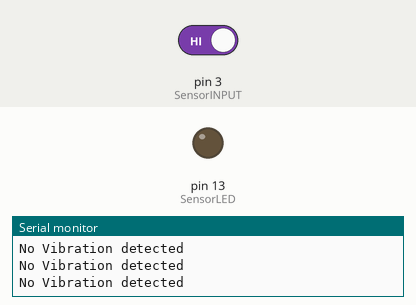
This sketch was run on a simulated Arduino Uno, built with avr-gcc and run on an emulated ATmega328P. On the bench: output pins drawn as LEDs (lit = HIGH), the last lines printed to the serial monitor. The test bench sets the inputs (shaded band); at power-on: pin 3 (SensorINPUT) HIGH.

Above: at 1.2 s.
1.3 s: pin 3 (SensorINPUT) driven LOW
At 2.3 s:
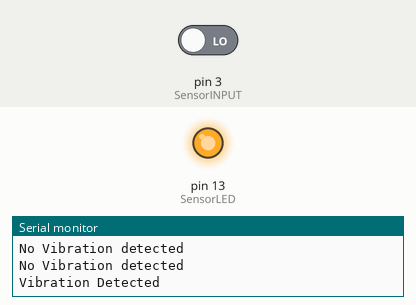
Timing chart, 0 to 4.3 s (numbered marks = the images above; inputs shaded):
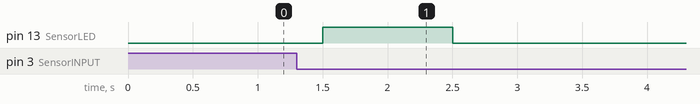

Measured:
- after the input at 1.3 s, pin 13 (SensorLED): LOW → HIGH after 0.20 s, → LOW 1.0 s later

The sketch:

Digital_Vibration_Sensor.ino
```cpp
// Arduino sketch for Digital_Vibration_Sensor
int SensorLED = 13;
int SensorINPUT = 3;
unsigned char state = 0;

void setup() {
  pinMode(SensorLED, OUTPUT);
  pinMode(SensorINPUT, INPUT);
  attachInterrupt(1, blink, FALLING);
  Serial.begin(9600);
}

void loop() {
  if (state != 0) {
    state = 0;
    digitalWrite(SensorLED, HIGH);
    Serial.println("Vibration Detected");
    delay(500);
  }
  else{
  digitalWrite(SensorLED, LOW);
  Serial.println("No Vibration detected");
  }
  delay(500);

}

void blink() {
  state++;
}
```
